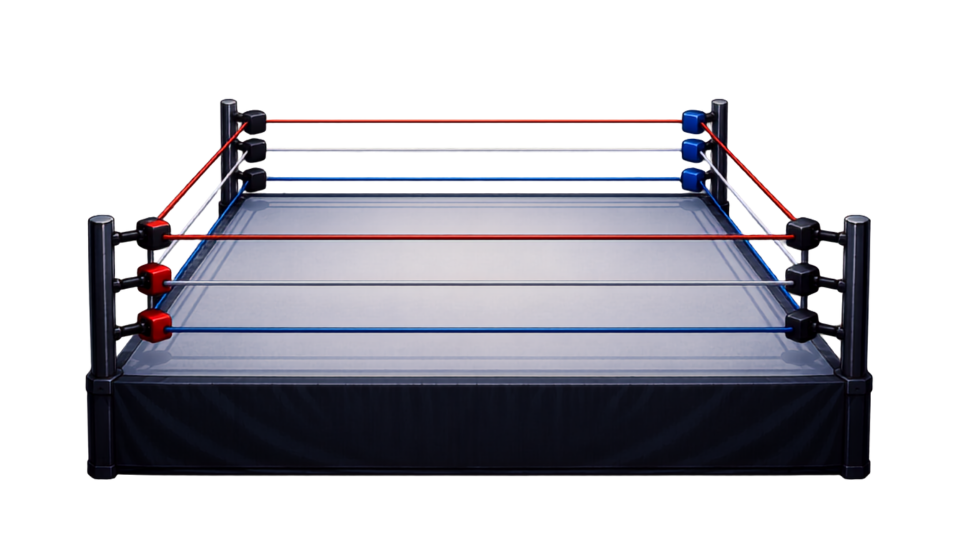
#> input picture assets/indiemania-ring.png, 1920 x 1080 px (shown at 1/2 size)
$ python make_ring_front_layer.py
#> lines starting #> are read from the running program, lines starting #| are printed output that depends on the picture
from pathlib import Path

from PIL import Image


ROOT = Path(__file__).resolve().parents[1]
SOURCE = ROOT / "assets" / "indiemania-ring.png"
OUT = ROOT / "assets" / "indiemania-ring-front.png"

ROPE_ROWS = (492, 584, 674)


def is_rope_like(r, g, b, y):
    red = r > 150 and g < 95 and b < 95
    blue = b > 130 and r < 85
    white = r > 180 and g > 180 and b > 180 and abs(r - g) < 45
    return y >= 380 and (red or blue or white)


def main():
    source = Image.open(SOURCE).convert("RGBA")
#> source is the input picture: PIL image 1920x1080 RGBA; mean R, G, B, A 41.6, 40.5, 46.7, 106.7
    front = Image.new("RGBA", source.size, (0, 0, 0, 0))
#> front: PIL image 1920x1080 RGBA; every value is 0
    src = source.load()
    dst = front.load()
    w, h = source.size
#> w = 1920; h = 1080

    for y in range(h):
        for x in range(w):
            r, g, b, a = src[x, y]
            if a == 0:
                continue
            keep_apron = y >= 742
            keep_posts = y >= 405 and (x < 330 or x > 1560)
            keep_rope_bands = any(abs(y - row) <= 5 for row in ROPE_ROWS)
            if keep_apron or keep_posts or keep_rope_bands or is_rope_like(r, g, b, y):
                dst[x, y] = (r, g, b, a)

    front.save(OUT)
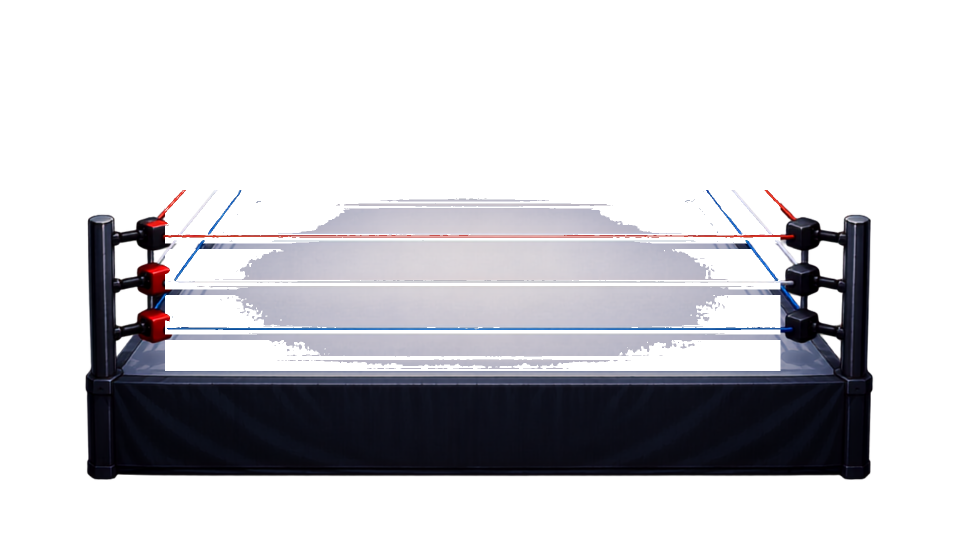
#> saved as indiemania-ring-front.png: PIL image 1920x1080 RGBA (shown at 1/2 size); mean R, G, B, A 27.9, 27.5, 31.2, 80.2; transparent parts drawn white
    print(OUT)


if __name__ == "__main__":
    main()
